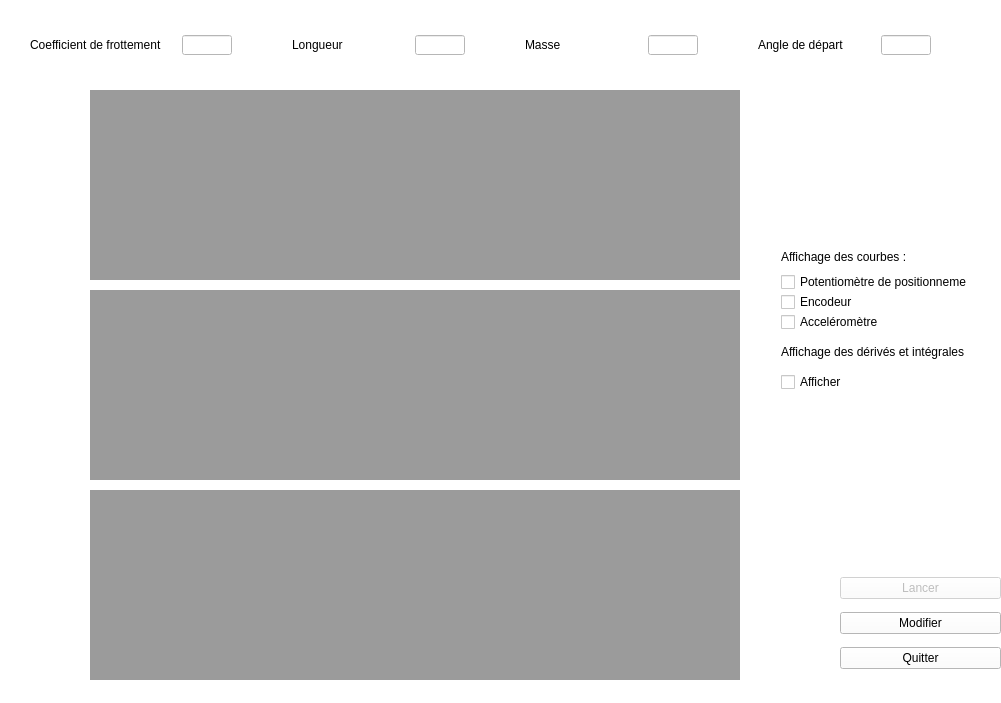
<?xml version="1.0" encoding="UTF-8"?>
<ui version="4.0">
 <class>GraphFen</class>
 <widget class="QMainWindow" name="GraphFen">
  <property name="windowModality">
   <enum>Qt::WindowModal</enum>
  </property>
  <property name="enabled">
   <bool>true</bool>
  </property>
  <property name="geometry">
   <rect>
    <x>0</x>
    <y>0</y>
    <width>1001</width>
    <height>703</height>
   </rect>
  </property>
  <property name="sizePolicy">
   <sizepolicy hsizetype="Fixed" vsizetype="Fixed">
    <horstretch>0</horstretch>
    <verstretch>0</verstretch>
   </sizepolicy>
  </property>
  <property name="windowTitle">
   <string>Graphiques</string>
  </property>
  <property name="autoFillBackground">
   <bool>false</bool>
  </property>
  <property name="styleSheet">
   <string notr="true">background-color: rgb(255, 255, 255);</string>
  </property>
  <property name="iconSize">
   <size>
    <width>24</width>
    <height>24</height>
   </size>
  </property>
  <property name="toolButtonStyle">
   <enum>Qt::ToolButtonIconOnly</enum>
  </property>
  <widget class="QWidget" name="centralwidget">
   <widget class="PlotWidget" name="GraphPos" native="true">
    <property name="enabled">
     <bool>true</bool>
    </property>
    <property name="geometry">
     <rect>
      <x>90</x>
      <y>90</y>
      <width>650</width>
      <height>190</height>
     </rect>
    </property>
    <property name="styleSheet">
     <string notr="true">background-color: rgba(0, 0, 0,100);</string>
    </property>
   </widget>
   <widget class="PlotWidget" name="GraphVit" native="true">
    <property name="geometry">
     <rect>
      <x>90</x>
      <y>290</y>
      <width>650</width>
      <height>190</height>
     </rect>
    </property>
    <property name="styleSheet">
     <string notr="true">background-color: rgba(0, 0, 0,100);</string>
    </property>
   </widget>
   <widget class="PlotWidget" name="GraphAcc" native="true">
    <property name="geometry">
     <rect>
      <x>90</x>
      <y>490</y>
      <width>650</width>
      <height>190</height>
     </rect>
    </property>
    <property name="styleSheet">
     <string notr="true">background-color: rgba(0, 0, 0,100);
</string>
    </property>
   </widget>
   <widget class="QWidget" name="layoutWidget">
    <property name="geometry">
     <rect>
      <x>30</x>
      <y>10</y>
      <width>901</width>
      <height>71</height>
     </rect>
    </property>
    <layout class="QHBoxLayout" name="Layout_Parametres">
     <property name="spacing">
      <number>60</number>
     </property>
     <item>
      <layout class="QHBoxLayout" name="Layout_Coeff">
       <property name="spacing">
        <number>20</number>
       </property>
       <item>
        <widget class="QLabel" name="label_Coeff">
         <property name="maximumSize">
          <size>
           <width>500</width>
           <height>50</height>
          </size>
         </property>
         <property name="styleSheet">
          <string notr="true">font: 10pt &quot;Quicksand&quot;;</string>
         </property>
         <property name="text">
          <string>Coefficient de frottement</string>
         </property>
        </widget>
       </item>
       <item>
        <widget class="QLineEdit" name="Value_Coeff">
         <property name="sizePolicy">
          <sizepolicy hsizetype="Maximum" vsizetype="Maximum">
           <horstretch>0</horstretch>
           <verstretch>0</verstretch>
          </sizepolicy>
         </property>
         <property name="maximumSize">
          <size>
           <width>50</width>
           <height>20</height>
          </size>
         </property>
         <property name="readOnly">
          <bool>true</bool>
         </property>
        </widget>
       </item>
      </layout>
     </item>
     <item>
      <layout class="QHBoxLayout" name="Layout_Longueur">
       <property name="spacing">
        <number>20</number>
       </property>
       <item>
        <widget class="QLabel" name="label_Longueur">
         <property name="sizePolicy">
          <sizepolicy hsizetype="Maximum" vsizetype="Maximum">
           <horstretch>0</horstretch>
           <verstretch>0</verstretch>
          </sizepolicy>
         </property>
         <property name="maximumSize">
          <size>
           <width>200</width>
           <height>50</height>
          </size>
         </property>
         <property name="styleSheet">
          <string notr="true">font: 10pt &quot;Quicksand&quot;;</string>
         </property>
         <property name="text">
          <string>Longueur</string>
         </property>
        </widget>
       </item>
       <item>
        <widget class="QLineEdit" name="Value_Longueur">
         <property name="sizePolicy">
          <sizepolicy hsizetype="Maximum" vsizetype="Maximum">
           <horstretch>0</horstretch>
           <verstretch>0</verstretch>
          </sizepolicy>
         </property>
         <property name="maximumSize">
          <size>
           <width>50</width>
           <height>20</height>
          </size>
         </property>
         <property name="readOnly">
          <bool>true</bool>
         </property>
        </widget>
       </item>
      </layout>
     </item>
     <item>
      <layout class="QHBoxLayout" name="Layout_Masse">
       <property name="spacing">
        <number>20</number>
       </property>
       <item>
        <widget class="QLabel" name="label_Masse">
         <property name="maximumSize">
          <size>
           <width>200</width>
           <height>50</height>
          </size>
         </property>
         <property name="styleSheet">
          <string notr="true">font: 10pt &quot;Quicksand&quot;;</string>
         </property>
         <property name="text">
          <string>Masse</string>
         </property>
        </widget>
       </item>
       <item>
        <widget class="QLineEdit" name="Value_Masse">
         <property name="sizePolicy">
          <sizepolicy hsizetype="Maximum" vsizetype="Fixed">
           <horstretch>0</horstretch>
           <verstretch>0</verstretch>
          </sizepolicy>
         </property>
         <property name="maximumSize">
          <size>
           <width>50</width>
           <height>20</height>
          </size>
         </property>
         <property name="readOnly">
          <bool>true</bool>
         </property>
        </widget>
       </item>
      </layout>
     </item>
     <item>
      <layout class="QHBoxLayout" name="Layout_Angle">
       <property name="spacing">
        <number>20</number>
       </property>
       <item>
        <widget class="QLabel" name="label_Angle">
         <property name="sizePolicy">
          <sizepolicy hsizetype="Maximum" vsizetype="Maximum">
           <horstretch>0</horstretch>
           <verstretch>0</verstretch>
          </sizepolicy>
         </property>
         <property name="maximumSize">
          <size>
           <width>350</width>
           <height>50</height>
          </size>
         </property>
         <property name="styleSheet">
          <string notr="true">font: 10pt &quot;Quicksand&quot;;</string>
         </property>
         <property name="text">
          <string>Angle de départ</string>
         </property>
        </widget>
       </item>
       <item>
        <widget class="QLineEdit" name="Value_Angle">
         <property name="sizePolicy">
          <sizepolicy hsizetype="Maximum" vsizetype="Maximum">
           <horstretch>0</horstretch>
           <verstretch>0</verstretch>
          </sizepolicy>
         </property>
         <property name="maximumSize">
          <size>
           <width>50</width>
           <height>20</height>
          </size>
         </property>
         <property name="readOnly">
          <bool>true</bool>
         </property>
        </widget>
       </item>
      </layout>
     </item>
    </layout>
   </widget>
   <widget class="QWidget" name="layoutWidget">
    <property name="geometry">
     <rect>
      <x>840</x>
      <y>570</y>
      <width>161</width>
      <height>107</height>
     </rect>
    </property>
    <layout class="QVBoxLayout" name="verticalLayout">
     <item>
      <widget class="QPushButton" name="but_lancer">
       <property name="enabled">
        <bool>false</bool>
       </property>
       <property name="styleSheet">
        <string notr="true">font: 14pt &quot;Quicksand&quot;;</string>
       </property>
       <property name="text">
        <string>Lancer</string>
       </property>
      </widget>
     </item>
     <item>
      <widget class="QPushButton" name="but_modif">
       <property name="styleSheet">
        <string notr="true">font: 14pt &quot;Quicksand&quot;;</string>
       </property>
       <property name="text">
        <string>Modifier</string>
       </property>
      </widget>
     </item>
     <item>
      <widget class="QPushButton" name="but_quit">
       <property name="styleSheet">
        <string notr="true">font: 14pt &quot;Quicksand&quot;;</string>
       </property>
       <property name="text">
        <string>Quitter</string>
       </property>
      </widget>
     </item>
    </layout>
   </widget>
   <widget class="QWidget" name="">
    <property name="geometry">
     <rect>
      <x>781</x>
      <y>241</y>
      <width>186</width>
      <height>151</height>
     </rect>
    </property>
    <layout class="QVBoxLayout" name="verticalLayout_affichage">
     <property name="spacing">
      <number>0</number>
     </property>
     <item>
      <layout class="QVBoxLayout" name="verticalLayout_3">
       <property name="spacing">
        <number>0</number>
       </property>
       <item>
        <widget class="QLabel" name="label_courbes">
         <property name="text">
          <string>Affichage des courbes :</string>
         </property>
        </widget>
       </item>
       <item>
        <widget class="QCheckBox" name="checkBox_pot">
         <property name="text">
          <string>Potentiomètre de positionnement</string>
         </property>
        </widget>
       </item>
       <item>
        <widget class="QCheckBox" name="checkBox_enc">
         <property name="text">
          <string>Encodeur</string>
         </property>
        </widget>
       </item>
       <item>
        <widget class="QCheckBox" name="checkBox_acc">
         <property name="text">
          <string>Acceléromètre</string>
         </property>
        </widget>
       </item>
      </layout>
     </item>
     <item>
      <widget class="QLabel" name="label_affichage">
       <property name="sizePolicy">
        <sizepolicy hsizetype="Fixed" vsizetype="Fixed">
         <horstretch>0</horstretch>
         <verstretch>0</verstretch>
        </sizepolicy>
       </property>
       <property name="maximumSize">
        <size>
         <width>200</width>
         <height>40</height>
        </size>
       </property>
       <property name="text">
        <string>Affichage des dérivés et intégrales :</string>
       </property>
      </widget>
     </item>
     <item>
      <widget class="QCheckBox" name="checkBox_affichage">
       <property name="text">
        <string>Afficher</string>
       </property>
      </widget>
     </item>
    </layout>
   </widget>
  </widget>
  <widget class="QStatusBar" name="statusbar"/>
 </widget>
 <customwidgets>
  <customwidget>
   <class>PlotWidget</class>
   <extends>QWidget</extends>
   <header>pyqtgraph</header>
   <container>1</container>
  </customwidget>
 </customwidgets>
 <resources/>
 <connections/>
</ui>
